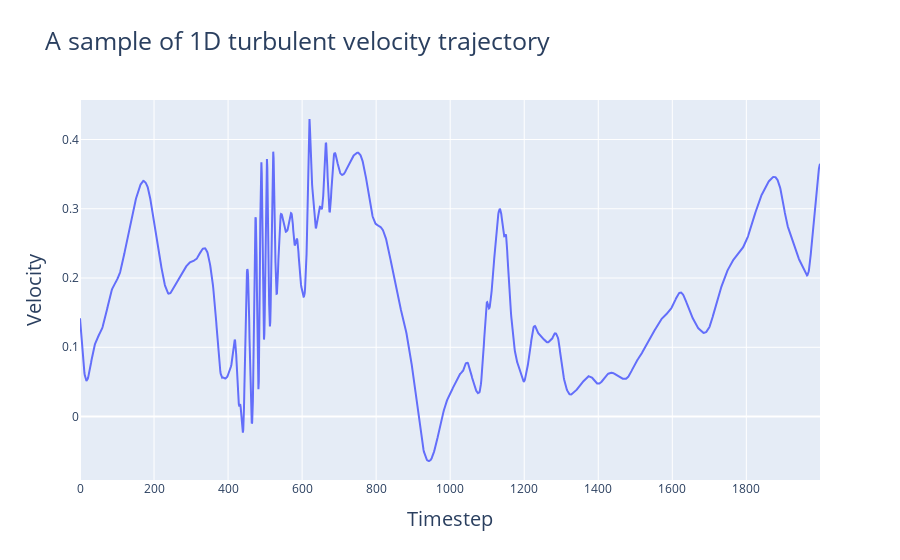

The notebook cell this image was saved under:
### Markdown cell above
For both 1D and 3D turbulent velocity trajectories, we plot a sample time series:

### Code cell
# File of 1D turbulent velocity trajectories
file_1d = 'Lagr_u1c_diffusion-demo.h5'

# Fetch the file
trajectories_1d = file_loader(file_1d)

# Plot the time series of the 2nd trajectory
sample_1d = trajectories_1d[2]
plot_time_series(sample_1d)

### Figure 1 — Plotly figure (JSON) as saved in the notebook; plotly's stock layout.template omitted (floating-point values rounded to 4 significant figures; data arrays with more than 128 entries replaced by an {"elided": "..."} marker saying what was removed)
{"data": [{"mode": "lines", "name": "V1", "type": "scatter", "x": {"elided": "2000 int values"}, "y": {"elided": "2000 float values"}}], "layout": {"title": {"font": {"size": 25}, "text": "A sample of 1D turbulent velocity trajectory"}, "xaxis": {"title": {"font": {"size": 20}, "text": "Timestep"}}, "yaxis": {"title": {"font": {"size": 20}, "text": "Velocity"}}}}
